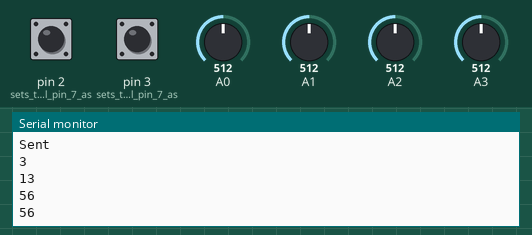
This sketch was run on a simulated Arduino Uno, built with avr-gcc and run on an emulated ATmega328P. Parts: the last lines printed to the serial monitor. The inputs (shaded band) are chosen by the test bench; at power-on: A0 = 512, A1 = 512, A2 = 512, A3 = 512, pin 2 (sets_the_digital_pin_7_as) HIGH, pin 3 (sets_the_digital_pin_7_as) HIGH. No radio packets arrive unless stated.

Above: at 1.2 s.
1.3 s: A0 set to 716
2.8 s: A1 set to 716
At 3.9 s:
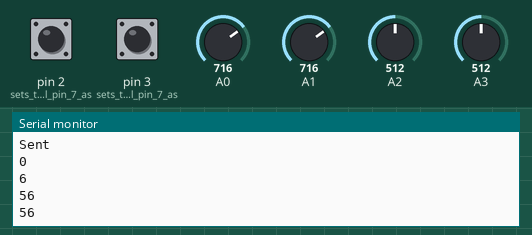
4.3 s: A2 set to 716
At 4.8 s:
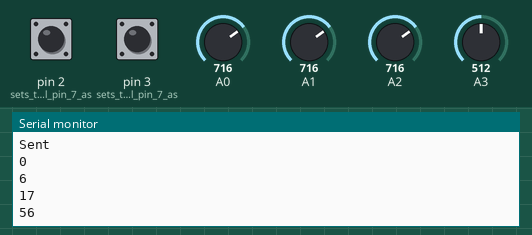
5.8 s: A3 set to 306
Timing chart, 0 to 6.3 s (numbered marks = the images above; inputs shaded):
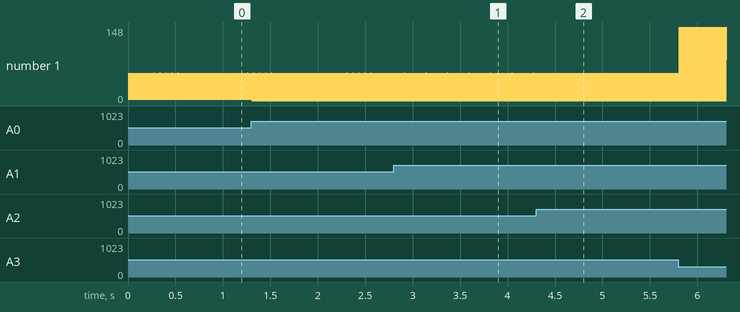

The sketch:

sketch_apr02a_demoTX2.ino
```cpp
#include "SPI.h"
#include "RF24.h"
#include "nRF24L01.h"
#define CE_PIN 9
#define CSN_PIN 10
// #define INTERVAL_MS_TRANSMISSION 250
#define INTERVAL_MS_TRANSMISSION 10

RF24 radio(CE_PIN, CSN_PIN);
const byte address[6] = "17001";
//NRF24L01 buffer limit is 32 bytes (max struct size)
struct payload {
  byte data1;
  byte data2;
  byte data3;
  byte data4;
};


byte bNum = 0;

payload payload;
void setup()
{
  Serial.begin(115200);

  //pinMode(2, INPUT);    // sets the digital pin 7 as input
  //pinMode(3, INPUT);    // sets the digital pin 7 as input

  pinMode(2, INPUT_PULLUP);
  pinMode(3, INPUT_PULLUP);


  radio.begin();
  //Append ACK packet from the receiving radio back to the transmitting radio
  radio.setAutoAck(false); //(true|false)
  //Set the transmission datarate
  //radio.setDataRate(RF24_250KBPS); //(RF24_250KBPS|RF24_1MBPS|RF24_2MBPS)
  radio.setDataRate(RF24_2MBPS); //(RF24_250KBPS|RF24_1MBPS|RF24_2MBPS)
  //Greater level = more consumption = longer distance
  radio.setPALevel(RF24_PA_MAX); //(RF24_PA_MIN|RF24_PA_LOW|RF24_PA_HIGH|RF24_PA_MAX)
  //Default value is the maximum 32 bytes
  radio.setPayloadSize(sizeof(payload));
  //Act as transmitter
  radio.openWritingPipe(address);
  radio.stopListening();
}
void loop()
{
  long fix0;
  long fix1;
  long fix2;
  long fix3;

  payload.data1 = bNum++;
  payload.data2 = bNum++;
  payload.data3 = bNum++;
  payload.data4 = bNum++;

  int inputVal0 = analogRead (A0); // Analog Values 0 to 1023
  int inputVal1 = analogRead (A1); // Analog Values 0 to 1023
  int inputVal2 = analogRead (A2); // Analog Values 0 to 1023
  int inputVal3 = analogRead (A3); // Analog Values 0 to 1023
/*
  fix0 = 102300/inputVal0 - 100;
  fix1 = 102300/inputVal1 - 100;
  fix2 = 102300/inputVal2 - 100;
  fix3 = 102300/inputVal3 - 100;
*/
  fix0 = 12000/inputVal0 - 20;
  fix1 = 12000/inputVal1 - 10;
  fix2 = 70000/inputVal2 - 80;
  fix3 = 70000/inputVal3 - 80;


  if (fix0 < 0) fix0 = 0;
  if (fix1 < 0) fix1 = 0;
  if (fix0 >255) fix0 = 255;
  if (fix1 >255) fix1 = 255;


  payload.data1 = fix0;
  payload.data2 = fix1;
  payload.data3 = digitalRead(2);
  payload.data4 = digitalRead(3);


  radio.write(&payload, sizeof(payload));
  //Serial.print("Data1:");
  //Serial.println(payload.data1);
  //Serial.print("Data2:");
  //Serial.println(payload.data2);
  //Serial.print("Data3:");
  //Serial.println(payload.data3);
  //Serial.print("Data4:");
  //Serial.println(payload.data4);
  Serial.println("Sent");
  Serial.println(fix0);
  Serial.println(fix1);
  Serial.println(fix2);
  Serial.println(fix3);
  delay(INTERVAL_MS_TRANSMISSION);
}
```

Measured:
- after the input at 2.8 s, the serial monitor: prints a new line at once (image 1)
- after the input at 4.3 s, the serial monitor: prints a new line at once (image 2)
- plotted number 1: 56 → 0 after the input at 1.3 s
